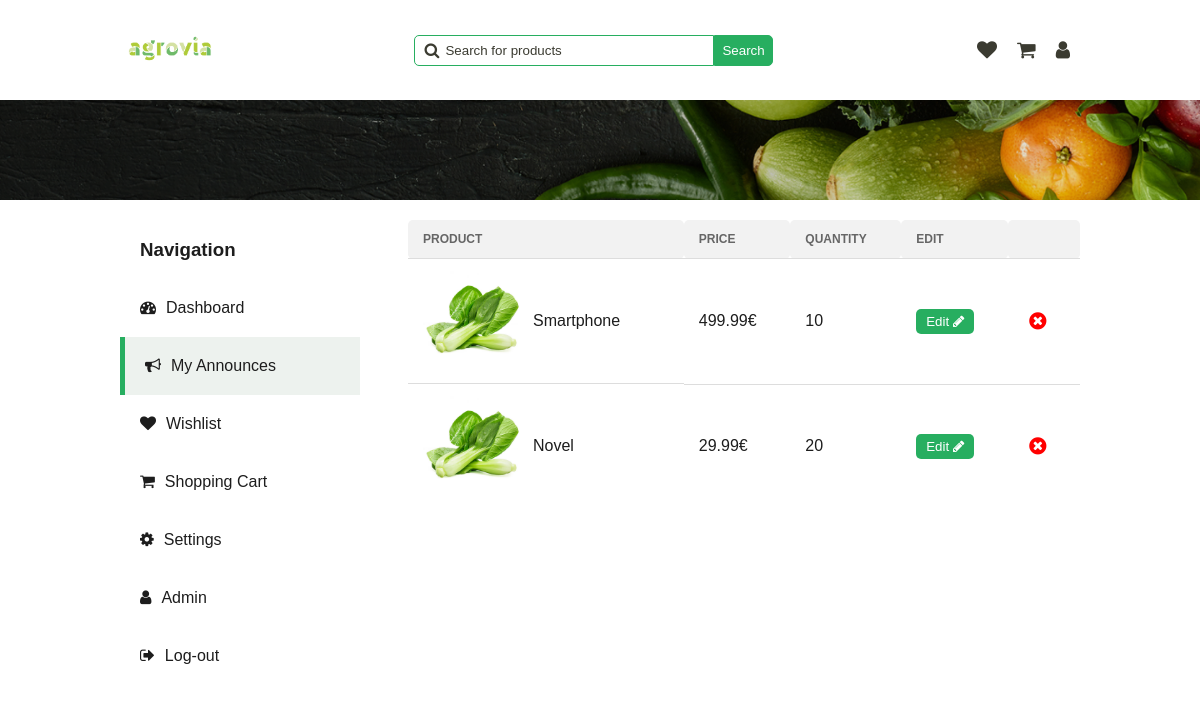
Page /pages/my-announces.php (signed in) on the earlier database version.
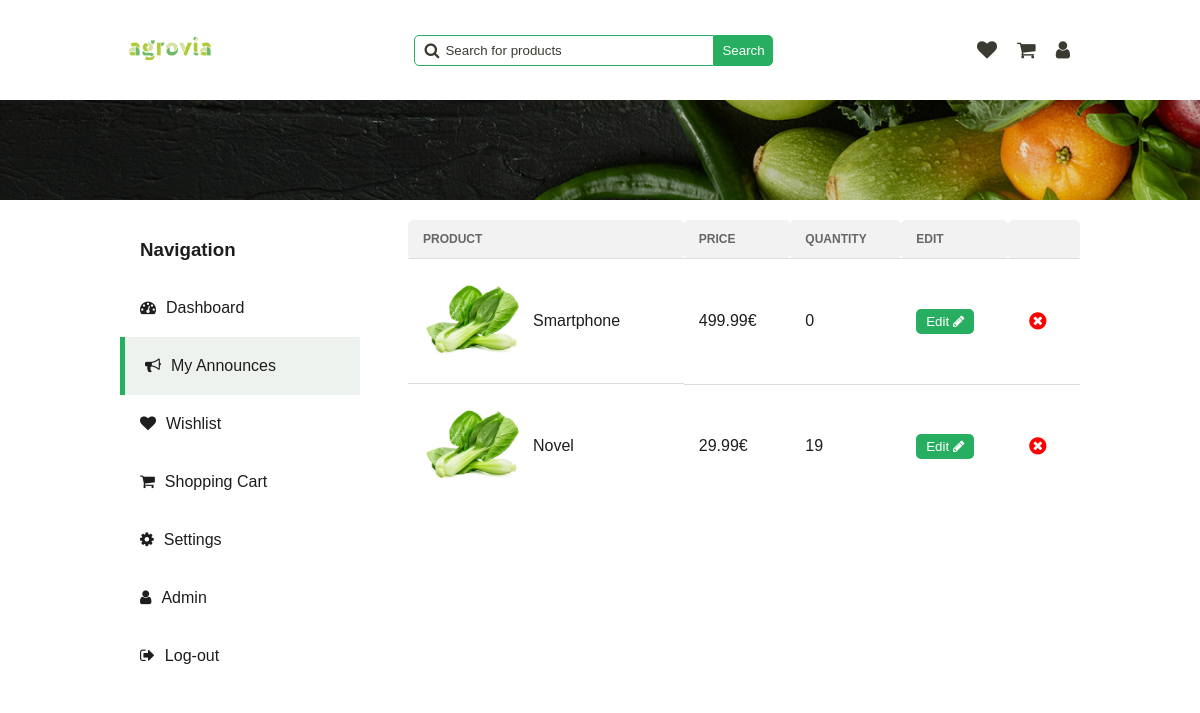
Same page on the later database version.
### tables this page shows
CREATE TABLE Announce (
  id INTEGER PRIMARY KEY,
  id_category INTEGER,
  image TEXT,
  title TEXT,
  description TEXT,
  price FLOAT,
  quantity INTEGER,
  rating INTEGER,
  out_of_stock BOOLEAN,
  FOREIGN KEY (id_category) REFERENCES Category(id)
);

### php/user.php (called while the page is built, shortened)
<?php
require '../php/pdo.php';
function get_user_by_id($id_user)
{
    global $pdo;
    try {
        $query = "SELECT * FROM User WHERE id = :id_user";
        $stmt = $pdo->prepare($query);
        $stmt->bindParam(':id_user', $id_user);
        $stmt->execute();
        $user = $stmt->fetch(PDO::FETCH_ASSOC);
        return $user;
    } catch (PDOException $e) {
        echo $e->getMessage();
    }
}

### php/announce.php (called while the page is built, shortened)
<?php
require '../php/pdo.php';
function get_user_announces_by_id($user_id)
{
    global $pdo;
    $query = "SELECT * FROM Announce WHERE id IN (SELECT announce_id FROM UserAnnounce WHERE user_id = :user_id)";
    $stmt = $pdo->prepare($query);
    $stmt->bindParam(':user_id', $user_id);
    $stmt->execute();
    $announce = $stmt->fetchAll(PDO::FETCH_ASSOC);
    return $announce;
}
?>

### pages/my-announces.php (the view, shortened to what this page needs)
<!DOCTYPE html>
<html lang="en">
<head>
    <link rel="stylesheet" href="../styles/alert.css">
    <link rel="stylesheet" href="../styles/dashboard.css" onload="load_theme()">
    <link rel="stylesheet" href="../styles/main-header.css">
    <link rel="stylesheet" href="../styles/my-announces.css">
    <link rel="stylesheet" href="../styles/confirm-modal.css">
    <link rel="stylesheet" href="../styles/wishlist.css">
    <link rel="stylesheet" href="https://cdnjs.cloudflare.com/ajax/libs/font-awesome/4.7.0/css/font-awesome.min.css">
</head>
<body>
    <header>
        <a href="../pages/home.php"><img src="../assets/logo/agrovia-green.png" alt="logo"></a>
        <div class="search-bar">
            <span>
                <i class="fa fa-search"></i>
                <input type="text" name="search" id="search" placeholder="Search for products"
                    onkeydown="if(event.keyCode === 13) search()">
            </span>
            <button onclick="search()">Search</button>
        </div>
        <div class="user">
            <a href="../pages/user/wishlist.html">
                <i class="fa fa-heart"></i>
            </a>
            <a href="../pages/user/cart.html">
                <i class="fa fa-shopping-cart"></i>
            </a>
            <a href="../pages/dashboard.php">
                <i class="fa fa-user"></i>
            </a>
        </div>
    </header>
    <div class="separator-background"></div>
    <?php
    require "../php/user.php";
    require "../php/announce.php";
    $user = get_user_by_id($_SESSION['user_id']);
    $user_announces = get_user_announces_by_id($_SESSION['user_id']);
    ?>
    <div class="main-container">
        <section class="navigation">
            <h3>Navigation</h3>
            <a href="../pages/dashboard.php">
                <i class="fa fa-tachometer" aria-hidden="true"></i>
                <span>Dashboard</span>
            </a>
            <a href="../pages/my-announces.php" class="active">
                <i class="fa fa-bullhorn"></i>
                <span>My Announces</span>
            </a>
            <a href="../pages/wishlist.php">
                <i class="fa fa-heart"></i>
                <span>Wishlist</span>
            </a>
            <a href="../pages/shopping-cart.php">
                <i class="fa fa-shopping-cart"></i>
                <span>Shopping Cart</span>
            </a>
            <a href="../pages/settings.php">
                <i class="fa fa-gear"></i>
                <span>Settings</span>
            </a>
            <?php
            if ($user['is_admin']) {
                echo '<a href="../pages/admin.php"><i class="fa fa-user"></i><span>Admin</span></a>';
            }
            ?>
            <a href="../php/log-out.php">
                <i class="fa fa-sign-out"></i>
                Log-out
            </a>
        </section>
        <section class="tab-content my-announces-section">
            <table>
                <tr>
                    <th>Product</th>
                    <th>Price</th>
                    <th>Quantity</th>
                    <th>Edit</th>
                    <th></th>
                </tr>
                <?php foreach ($user_announces as $item): ?>
                    <tr id="wishlist-item-<?php echo $item['id']; ?>">
                        <td class="product">
                            <img src="<?php echo $item['image']; ?>" alt="product">
                            <span class="title"><?php echo $item['title']; ?></span>
                        </td>
                        <td class="price" id="price-<?php echo $item['id']; ?>">
                            <?php echo $item['price']; ?>€
                        </td>
                        <td class="stock-status">
                            <span>
                                <span class="quantity"
                                    id="count-<?php echo $item['id']; ?>"><?php echo $item['quantity']; ?></span>
                            </span>
                        </td>
                        <td>
                            <button class="edit-btn" onclick="open_edit_announce_modal(
                                            <?php echo $item['id']; ?>,
                                            '<?php echo $item['title']; ?>',
                                            '<?php echo $item['description']; ?>',
                                            <?php echo $item['price']; ?>,
                                            <?php echo $item['quantity']; ?>
                            )">
                                Edit <i class="fa fa-pencil" aria-hidden="true"></i>
                            </button>
                        </td>
                        <td>
                            <button class="delete-btn" onclick="delete_announce(<?php echo $item['id']; ?>)">
                                <i class="fa fa-times-circle" aria-hidden="true"></i>
                            </button>
                        </td>
                    </tr>
                    <?php
                endforeach;
                ?>
            </table>
        </section>
    </div>
</body>
</html>

### styles/dashboard.css (style rules this page uses)
.main-container { margin-top: 120px; display: flex; justify-content: space-between; }
.main-container .navigation { display: flex; justify-content: flex-start; flex-direction: column; background-color: var(--white); width: 25%; border-radius: 5px; height: max-content; }
.main-container .navigation h3 { color: var(--dark); padding: 0px 20px 0 20px; }
.main-container .navigation a { padding: 20px; display: flex; justify-content: flex-start; text-decoration: none; color: var(--dark); }
.main-container .navigation a.active { background-color: var(--light-hover-green); border-left: 5px solid var(--secondary); }
.main-container .navigation a i { margin-right: 10px; }
.tab-content { padding: 20px; width: 70%; background-color: var(--white); border-radius: 5px; }

### styles/main-header.css (style rules this page uses)
header { display: flex; justify-content: space-between; align-items: center; }
header a img { width: 100px; }
header .search-bar { display: flex; align-items: center; }
header .search-bar span { display: flex; align-items: center; position: relative; }
header .search-bar span i { position: absolute; left: 10px; color: var(--text); }
header .search-bar span input { padding: 7px; border: 1px solid var(--secondary); border-radius: 5px 0 0 5px; padding-left: 30px; min-width: 300px; }
header .search-bar span input::placeholder { color: var(--text); position: absolute; left: 30px; }
header .search-bar button { padding: 7px; border-radius: 0 5px 5px 0; background-color: var(--secondary); color: var(--white); border: 1px solid var(--secondary); cursor: pointer; }
header .user { display: flex; align-items: center; }
header .user a { text-decoration: none; padding: 10px; }
header .user a i { font-size: 20px; color: var(--text); }
.separator-background { background-image: url("../../assets/backgrounds/separator-background.png"); background-size: cover; background-position: center; background-repeat: no-repeat; width: 100%; height: 100px; position: absolute; left: 0; }

### styles/my-announces.css (style rules this page uses)
table .edit-btn { background-color: var(--secondary); color: white; padding: 5px 10px; border-radius: 5px; border: none; cursor: pointer; }
input[type="text"], input[type="number"], textarea { width: calc(100% - 16px); padding: 8px; border-radius: 5px; border: 1px solid #ccc; }

### styles/wishlist.css (style rules this page uses)
.tab-content { background-color: transparent; width: 70%; padding: 0; display: flex; align-items: flex-end; flex-direction: column; }
.tab-content table { border-radius: 5px; border: none; width: 100%; border-collapse: collapse; background-color: var(--white); margin-bottom: 22px; }
table tr th { border-radius: 5px; }
table tr:last-child td { border-bottom: none; }
table { width: 100%; border-collapse: collapse; border-spacing: 0; border: 1px solid var(--light-stroke); }
th, td { padding: 12px 15px; text-align: left; border-bottom: 1px solid #ddd; }
td { color: var(--dark); font-weight: 500; }
td.product { display: flex; align-items: center; }
td.product span { margin-left: 10px; }
th { background-color: #f2f2f2; color: #666; text-transform: uppercase; font-size: 12px; }
img { max-width: 100px; height: auto; display: block; }
.delete-btn { background-color: transparent; outline: none; border: none; color: var(--error); cursor: pointer; }
.delete-btn i { font-size: 20px; }

### styles/global.css (style rules this page uses)
.light-theme { --primary: rgba(255, 255, 255, 1); --secondary: rgba(39, 174, 96, 1); --tertiary: rgba(146, 227, 169, 1); --text: rgba(59, 59, 49, 1); --hover-color: rgba(200, 200, 200, 1); --white: rgba(255, 255, 255, 1); --dark: rgba(29, 29, 29, 1); --gray: rgba(102, 102, 102, 1); --error: rgba(255, 0, 0, 1); --light-hover-green: rgba(237, 242, 238, 1); --light-stroke: rgba(230, 230, 230, 1); }
* { box-sizing: border-box; }
body, body.dark-theme, body.light-theme { font-family: "Overpass", sans-serif; -webkit-font-smoothing: antialiased; -moz-osx-font-smoothing: grayscale; background-color: var(--primary); color: var(--text); width: 80%; max-width: 1200px; margin: 0 auto; transition: background-color 0.3s ease, transform 0.5s cubic-bezier(0.68, -0.55, 0.27, 1.55); }
body { --primary: rgba(29, 29, 29, 1); --secondary: rgba(39, 174, 96, 1); --tertiary: rgba(146, 227, 169, 1); --text: rgba(210, 210, 210, 1); --hover-color: rgba(62, 62, 62, 1); --white: rgba(255, 255, 255, 1); --dark: rgba(29, 29, 29, 1); --gray: rgba(102, 102, 102, 1); --error: rgba(255, 0, 0, 1); --light-hover-green: rgba(237, 242, 238, 1); --light-stroke: rgba(230, 230, 230, 1); }

Differences in the rows shown:
changed announce "Smartphone": quantity "10" → "0"
changed announce "Novel": quantity "20" → "19"
